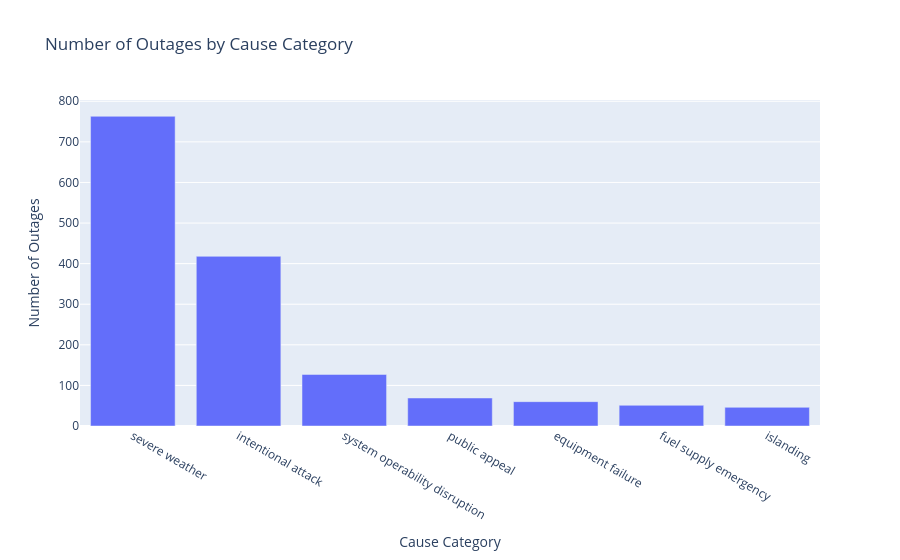

Notebook code cell kept with this figure:
### Code cell
# Distribution of outages by cause category
cause_counts = outages['CAUSE.CATEGORY'].value_counts().reset_index()
cause_counts.columns = ['Cause', 'Count']

px.bar(
    cause_counts,
    x='Cause', y='Count',
    title='Number of Outages by Cause Category',
    labels={'Cause': 'Cause Category', 'Count': 'Number of Outages'},
)

### Figure 1 — Plotly figure (JSON) as saved in the notebook; plotly's stock layout.template omitted (floating-point values rounded to 4 significant figures)
{"data": [{"alignmentgroup": "True", "hovertemplate": "Cause Category=%{x}<br>Number of Outages=%{y}<extra></extra>", "legendgroup": "", "marker": {"color": "#636efa", "pattern": {"shape": ""}}, "name": "", "offsetgroup": "", "orientation": "v", "showlegend": false, "textposition": "auto", "type": "bar", "x": ["severe weather", "intentional attack", "system operability disruption", "public appeal", "equipment failure", "fuel supply emergency", "islanding"], "xaxis": "x", "y": [763, 418, 127, 69, 60, 51, 46], "yaxis": "y"}], "layout": {"barmode": "relative", "legend": {"tracegroupgap": 0}, "title": {"text": "Number of Outages by Cause Category"}, "xaxis": {"anchor": "y", "domain": [0, 1], "title": {"text": "Cause Category"}}, "yaxis": {"anchor": "x", "domain": [0, 1], "title": {"text": "Number of Outages"}}}}
